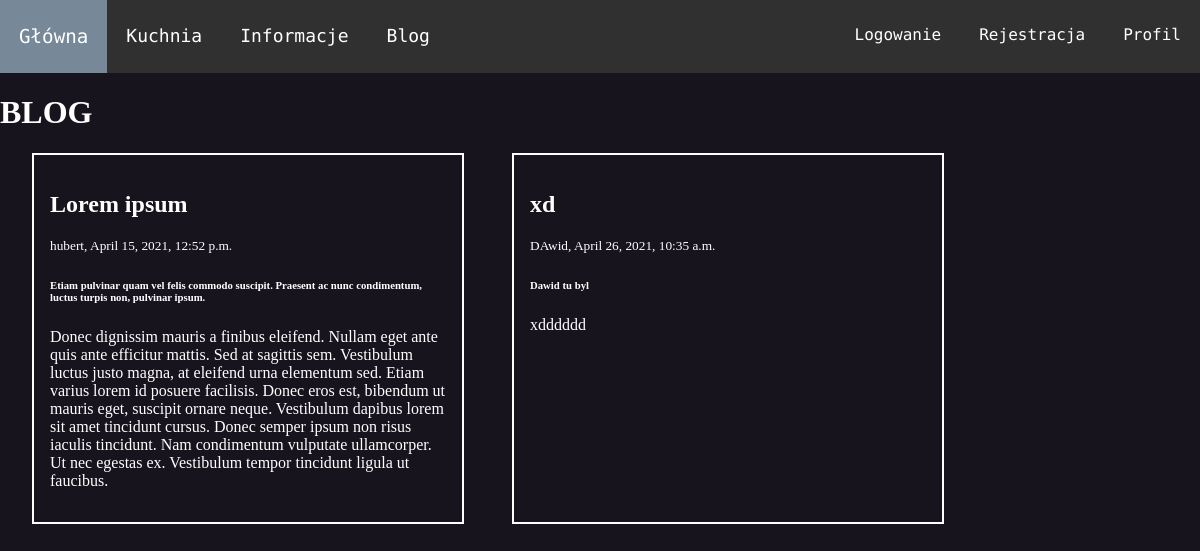
Screenshot of /blog/ with the database file from the repository.
### blog/models.py (models this page shows, shortened)
class Post(models.Model):
    title = models.CharField(max_length=50)
    short_description = models.TextField(max_length=500)
    content = models.TextField()
    date_posted = models.DateTimeField(default=timezone.now)
    author = models.ForeignKey(User, on_delete=models.CASCADE)

### frontend/views.py (the view)
# urls.py: path('', views.blog, name='blog-blog'),
def blog(request):
    context = {
        'title': 'Blog',
        'posts': Post.objects.all()
    }
    return render(request, 'blog/main.html', context)

### frontend/templates/blog/main.html
{% extends 'frontend/baza.html' %}
{% block body %}
<h1>BLOG</h1>
    <section class='blog-home'>
        {% for post in posts %}
            <div class='post'>
                <header>
                    <h2>{{post.title}}</h2>
                </header>
                <p class='date'>{{post.author}}, {{post.date_posted}}</p>
                <h6>{{post.short_description}}</h6>
                <p>{{post.content}}</p>
            </div>
        {% endfor %}
    </section>
{% endblock body %}

### frontend/templates/frontend/baza.html (shortened to what this page needs)
{% load static %}
<!DOCTYPE html>
<html lang="pl">
<head>
    <link rel="stylesheet" href="{% static 'css/main.css' %}">
    <link rel="stylesheet" href="{% static 'css/card.css' %}">
    <link rel="stylesheet" href="{% static 'css/blog-home.css' %}">
</head>
<body>
    <div class='navbar'>
        <a href="/" class='główna'>Główna</a>
        <a href="/kuchnia">Kuchnia</a>
        <a href="/informacje">Informacje</a>
        <a href="/blog">Blog</a>
        <a href="/login" class='logins'>Profil</a>
        <a href="/użytkownik/rejestracja" class='logins'>Rejestracja</a>
        <a href="/użytkownik/logowanie" class='logins'>Logowanie</a>
    </div>
     {% block body %}{% endblock body %}
</body>
</html>

### frontend/static/css/main.css (style rules this page uses)
body { margin: 0; padding: 0; background: #17141d; color: white; }
.navbar { overflow: hidden; font-family: 'DM Mono', monospace; background-color: rgb(49, 48, 48); }
.navbar a { font-size: large; text-decoration: none; float: left; color: white; text-align: center; padding: 25px 19px; }
.navbar .główna { font-weight: 500; font-size: larger; }
.navbar .logins { float: right; font-size: medium; }

### frontend/static/css/blog-home.css (style rules this page uses)
.post { width: 33%; margin-left: 2rem; border: 2px solid white; padding: 1rem; }
.blog-home { display: flex; gap: 1rem; }
.post .date { font-size: smaller; }

### rows the page displays
Post: title "Lorem ipsum", author "hubert", date_posted "April 15, 2021, 12:52 p.m.", short_description "Etiam pulvinar quam vel felis commodo suscipit. Praesent ac nunc condimentum, luctus turpis non, pulvinar ipsum.", content "Donec dignissim mauris a finibus eleifend. Nullam eget ante quis ante efficitur mattis. Sed at sagittis sem. Vestibulum luctus justo magna, at eleifend urna elementum sed. Etiam varius lorem id posuere facilisis. Donec eros est, bibendum ut mauris eget, suscipit ornare neque. Vestibulum dapibus lorem sit amet tincidunt cursus. Donec semper ipsum non risus iaculis tincidunt. Nam condimentum vulputate ullamcorper. Ut nec egestas ex. Vestibulum tempor tincidunt ligula ut faucibus."
Post: title "xd", author "DAwid", date_posted "April 26, 2021, 10:35 a.m.", short_description "Dawid tu byl", content "xdddddd"
